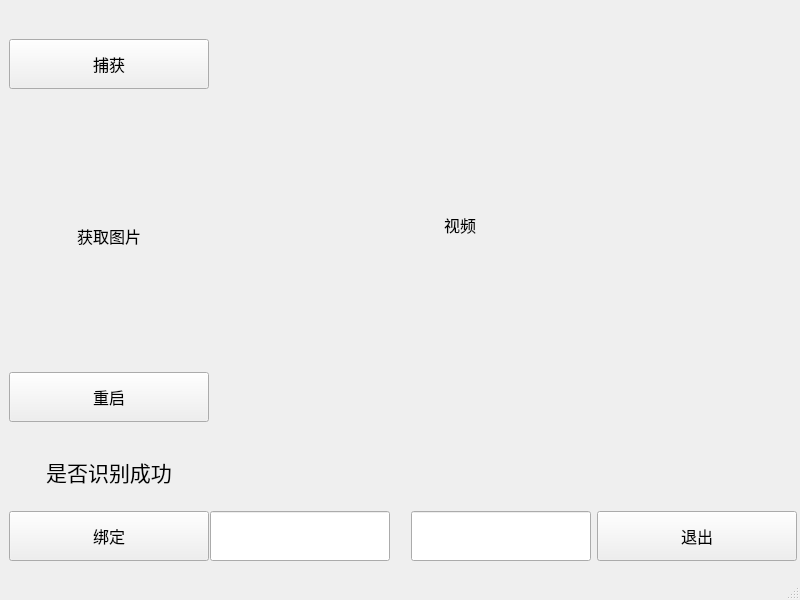
<?xml version="1.0" encoding="UTF-8"?>
<ui version="4.0">
 <class>PhotoCatch</class>
 <widget class="QMainWindow" name="PhotoCatch">
  <property name="geometry">
   <rect>
    <x>0</x>
    <y>0</y>
    <width>800</width>
    <height>600</height>
   </rect>
  </property>
  <property name="minimumSize">
   <size>
    <width>800</width>
    <height>600</height>
   </size>
  </property>
  <property name="maximumSize">
   <size>
    <width>800</width>
    <height>600</height>
   </size>
  </property>
  <property name="windowTitle">
   <string>MainWindow</string>
  </property>
  <widget class="QWidget" name="centralwidget">
   <layout class="QGridLayout" name="gridLayout">
    <item row="2" column="0">
     <widget class="QPushButton" name="realized">
      <property name="minimumSize">
       <size>
        <width>200</width>
        <height>50</height>
       </size>
      </property>
      <property name="maximumSize">
       <size>
        <width>200</width>
        <height>50</height>
       </size>
      </property>
      <property name="font">
       <font>
        <family>Adobe Arabic</family>
        <pointsize>12</pointsize>
       </font>
      </property>
      <property name="text">
       <string>重启</string>
      </property>
     </widget>
    </item>
    <item row="4" column="1">
     <widget class="QLineEdit" name="hotkey">
      <property name="minimumSize">
       <size>
        <width>180</width>
        <height>50</height>
       </size>
      </property>
      <property name="maximumSize">
       <size>
        <width>180</width>
        <height>50</height>
       </size>
      </property>
     </widget>
    </item>
    <item row="1" column="0">
     <widget class="QLabel" name="photoget">
      <property name="minimumSize">
       <size>
        <width>200</width>
        <height>200</height>
       </size>
      </property>
      <property name="maximumSize">
       <size>
        <width>200</width>
        <height>200</height>
       </size>
      </property>
      <property name="font">
       <font>
        <family>Adobe Arabic</family>
        <pointsize>12</pointsize>
       </font>
      </property>
      <property name="text">
       <string>获取图片</string>
      </property>
      <property name="alignment">
       <set>Qt::AlignCenter</set>
      </property>
     </widget>
    </item>
    <item row="4" column="0">
     <widget class="QPushButton" name="reaction">
      <property name="minimumSize">
       <size>
        <width>200</width>
        <height>50</height>
       </size>
      </property>
      <property name="maximumSize">
       <size>
        <width>200</width>
        <height>50</height>
       </size>
      </property>
      <property name="font">
       <font>
        <family>Adobe Arabic</family>
        <pointsize>12</pointsize>
       </font>
      </property>
      <property name="text">
       <string>绑定</string>
      </property>
     </widget>
    </item>
    <item row="0" column="0">
     <widget class="QPushButton" name="catch_2">
      <property name="minimumSize">
       <size>
        <width>200</width>
        <height>50</height>
       </size>
      </property>
      <property name="maximumSize">
       <size>
        <width>200</width>
        <height>50</height>
       </size>
      </property>
      <property name="font">
       <font>
        <family>Adobe Arabic</family>
        <pointsize>12</pointsize>
       </font>
      </property>
      <property name="text">
       <string>捕获</string>
      </property>
     </widget>
    </item>
    <item row="3" column="0">
     <widget class="QLabel" name="TureGesture">
      <property name="minimumSize">
       <size>
        <width>200</width>
        <height>50</height>
       </size>
      </property>
      <property name="maximumSize">
       <size>
        <width>200</width>
        <height>50</height>
       </size>
      </property>
      <property name="font">
       <font>
        <family>Adobe Arabic</family>
        <pointsize>16</pointsize>
       </font>
      </property>
      <property name="text">
       <string>是否识别成功</string>
      </property>
      <property name="alignment">
       <set>Qt::AlignCenter</set>
      </property>
     </widget>
    </item>
    <item row="4" column="3">
     <widget class="QPushButton" name="Back">
      <property name="minimumSize">
       <size>
        <width>200</width>
        <height>50</height>
       </size>
      </property>
      <property name="maximumSize">
       <size>
        <width>200</width>
        <height>50</height>
       </size>
      </property>
      <property name="font">
       <font>
        <family>Adobe Arabic</family>
        <pointsize>12</pointsize>
       </font>
      </property>
      <property name="text">
       <string>退出</string>
      </property>
     </widget>
    </item>
    <item row="0" column="1" rowspan="3">
     <widget class="QLabel" name="photo">
      <property name="minimumSize">
       <size>
        <width>500</width>
        <height>400</height>
       </size>
      </property>
      <property name="maximumSize">
       <size>
        <width>500</width>
        <height>400</height>
       </size>
      </property>
      <property name="font">
       <font>
        <family>Adobe Arabic</family>
        <pointsize>12</pointsize>
       </font>
      </property>
      <property name="text">
       <string>视频</string>
      </property>
      <property name="alignment">
       <set>Qt::AlignCenter</set>
      </property>
     </widget>
    </item>
    <item row="4" column="2">
     <widget class="QLineEdit" name="hotkey2">
      <property name="minimumSize">
       <size>
        <width>180</width>
        <height>50</height>
       </size>
      </property>
      <property name="maximumSize">
       <size>
        <width>180</width>
        <height>50</height>
       </size>
      </property>
     </widget>
    </item>
   </layout>
  </widget>
  <widget class="QMenuBar" name="menubar">
   <property name="geometry">
    <rect>
     <x>0</x>
     <y>0</y>
     <width>800</width>
     <height>26</height>
    </rect>
   </property>
  </widget>
  <widget class="QStatusBar" name="statusbar"/>
 </widget>
 <resources/>
 <connections/>
</ui>
